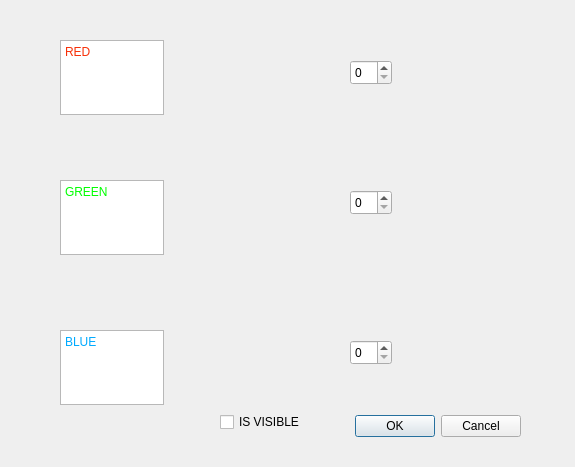
<?xml version="1.0" encoding="UTF-8"?>
<ui version="4.0">
 <class>OptionDialog</class>
 <widget class="QDialog" name="OptionDialog">
  <property name="geometry">
   <rect>
    <x>0</x>
    <y>0</y>
    <width>575</width>
    <height>467</height>
   </rect>
  </property>
  <property name="windowTitle">
   <string>Dialog</string>
  </property>
  <widget class="QDialogButtonBox" name="buttonBox">
   <property name="geometry">
    <rect>
     <x>180</x>
     <y>410</y>
     <width>341</width>
     <height>32</height>
    </rect>
   </property>
   <property name="orientation">
    <enum>Qt::Horizontal</enum>
   </property>
   <property name="standardButtons">
    <set>QDialogButtonBox::Cancel|QDialogButtonBox::Ok</set>
   </property>
  </widget>
  <widget class="QTextEdit" name="textEdit">
   <property name="geometry">
    <rect>
     <x>60</x>
     <y>40</y>
     <width>104</width>
     <height>75</height>
    </rect>
   </property>
   <property name="html">
    <string>&lt;!DOCTYPE HTML PUBLIC &quot;-//W3C//DTD HTML 4.0//EN&quot; &quot;http://www.w3.org/TR/REC-html40/strict.dtd&quot;&gt;
&lt;html&gt;&lt;head&gt;&lt;meta name=&quot;qrichtext&quot; content=&quot;1&quot; /&gt;&lt;meta charset=&quot;utf-8&quot; /&gt;&lt;style type=&quot;text/css&quot;&gt;
p, li { white-space: pre-wrap; }
hr { height: 1px; border-width: 0; }
li.unchecked::marker { content: &quot;\2610&quot;; }
li.checked::marker { content: &quot;\2612&quot;; }
&lt;/style&gt;&lt;/head&gt;&lt;body style=&quot; font-family:'Segoe UI'; font-size:9pt; font-weight:400; font-style:normal;&quot;&gt;
&lt;p style=&quot; margin-top:0px; margin-bottom:0px; margin-left:0px; margin-right:0px; -qt-block-indent:0; text-indent:0px;&quot;&gt;&lt;span style=&quot; color:#f73008;&quot;&gt;RED&lt;/span&gt;&lt;/p&gt;&lt;/body&gt;&lt;/html&gt;</string>
   </property>
  </widget>
  <widget class="QTextEdit" name="textEdit_2">
   <property name="geometry">
    <rect>
     <x>60</x>
     <y>180</y>
     <width>104</width>
     <height>75</height>
    </rect>
   </property>
   <property name="html">
    <string>&lt;!DOCTYPE HTML PUBLIC &quot;-//W3C//DTD HTML 4.0//EN&quot; &quot;http://www.w3.org/TR/REC-html40/strict.dtd&quot;&gt;
&lt;html&gt;&lt;head&gt;&lt;meta name=&quot;qrichtext&quot; content=&quot;1&quot; /&gt;&lt;meta charset=&quot;utf-8&quot; /&gt;&lt;style type=&quot;text/css&quot;&gt;
p, li { white-space: pre-wrap; }
hr { height: 1px; border-width: 0; }
li.unchecked::marker { content: &quot;\2610&quot;; }
li.checked::marker { content: &quot;\2612&quot;; }
&lt;/style&gt;&lt;/head&gt;&lt;body style=&quot; font-family:'Segoe UI'; font-size:9pt; font-weight:400; font-style:normal;&quot;&gt;
&lt;p style=&quot; margin-top:0px; margin-bottom:0px; margin-left:0px; margin-right:0px; -qt-block-indent:0; text-indent:0px;&quot;&gt;&lt;span style=&quot; color:#00ff00;&quot;&gt;GREEN&lt;/span&gt;&lt;/p&gt;&lt;/body&gt;&lt;/html&gt;</string>
   </property>
  </widget>
  <widget class="QTextEdit" name="textEdit_3">
   <property name="geometry">
    <rect>
     <x>60</x>
     <y>330</y>
     <width>104</width>
     <height>75</height>
    </rect>
   </property>
   <property name="html">
    <string>&lt;!DOCTYPE HTML PUBLIC &quot;-//W3C//DTD HTML 4.0//EN&quot; &quot;http://www.w3.org/TR/REC-html40/strict.dtd&quot;&gt;
&lt;html&gt;&lt;head&gt;&lt;meta name=&quot;qrichtext&quot; content=&quot;1&quot; /&gt;&lt;meta charset=&quot;utf-8&quot; /&gt;&lt;style type=&quot;text/css&quot;&gt;
p, li { white-space: pre-wrap; }
hr { height: 1px; border-width: 0; }
li.unchecked::marker { content: &quot;\2610&quot;; }
li.checked::marker { content: &quot;\2612&quot;; }
&lt;/style&gt;&lt;/head&gt;&lt;body style=&quot; font-family:'Segoe UI'; font-size:9pt; font-weight:400; font-style:normal;&quot;&gt;
&lt;p style=&quot; margin-top:0px; margin-bottom:0px; margin-left:0px; margin-right:0px; -qt-block-indent:0; text-indent:0px;&quot;&gt;&lt;span style=&quot; color:#00aaff;&quot;&gt;BLUE&lt;/span&gt;&lt;/p&gt;&lt;/body&gt;&lt;/html&gt;</string>
   </property>
  </widget>
  <widget class="QSpinBox" name="spinBox">
   <property name="geometry">
    <rect>
     <x>350</x>
     <y>60</y>
     <width>42</width>
     <height>25</height>
    </rect>
   </property>
  </widget>
  <widget class="QSpinBox" name="spinBox_2">
   <property name="geometry">
    <rect>
     <x>350</x>
     <y>190</y>
     <width>42</width>
     <height>25</height>
    </rect>
   </property>
  </widget>
  <widget class="QSpinBox" name="spinBox_3">
   <property name="geometry">
    <rect>
     <x>350</x>
     <y>340</y>
     <width>42</width>
     <height>25</height>
    </rect>
   </property>
  </widget>
  <widget class="QCheckBox" name="checkBox">
   <property name="geometry">
    <rect>
     <x>220</x>
     <y>410</y>
     <width>88</width>
     <height>24</height>
    </rect>
   </property>
   <property name="text">
    <string>IS VISIBLE</string>
   </property>
  </widget>
 </widget>
 <resources/>
 <connections>
  <connection>
   <sender>buttonBox</sender>
   <signal>accepted()</signal>
   <receiver>OptionDialog</receiver>
   <slot>accept()</slot>
   <hints>
    <hint type="sourcelabel">
     <x>248</x>
     <y>254</y>
    </hint>
    <hint type="destinationlabel">
     <x>157</x>
     <y>274</y>
    </hint>
   </hints>
  </connection>
  <connection>
   <sender>buttonBox</sender>
   <signal>rejected()</signal>
   <receiver>OptionDialog</receiver>
   <slot>reject()</slot>
   <hints>
    <hint type="sourcelabel">
     <x>316</x>
     <y>260</y>
    </hint>
    <hint type="destinationlabel">
     <x>286</x>
     <y>274</y>
    </hint>
   </hints>
  </connection>
 </connections>
</ui>
